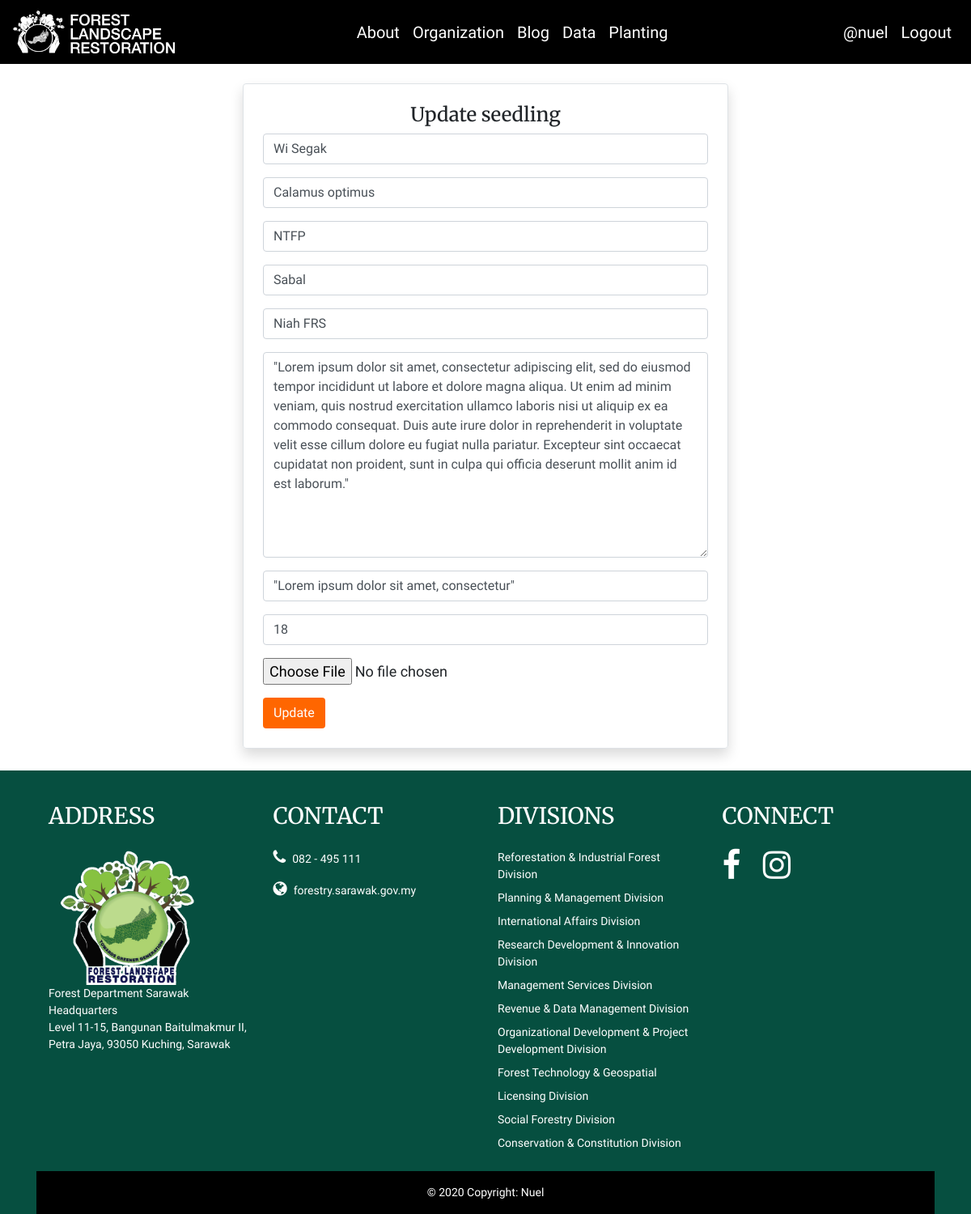
The app's page /data/seedling_update/4/ (signed in) with its own data.
### dms/models.py (models this page shows, shortened)
class Seedling(models.Model):
	date_input = models.DateTimeField(auto_now_add=True)
	local_name = models.CharField(max_length=100)
	scientific_name = models.CharField(max_length=100)
	category = models.CharField(max_length=100)
	origin = models.CharField(max_length=100)
	nursery = models.CharField(max_length=100)
	remarks = models.CharField(max_length=200)
	description = models.TextField()
	quantity = models.IntegerField()
	seedling_img = models.ImageField('Seedling Image', null=True, blank=True, upload_to='seedling_img/')
	class Meta:
		ordering = ['-date_input']

### dms/views.py (the view)
# urls.py: path('seedling_update/<int:pk>/', SeedlingUpdateView.as_view(), name='seedling_update'),
class SeedlingUpdateView(UpdateView):
	model = Seedling
	template_name = 'dms/seedling_update.html'
	form_class = UpdateSeedlingForm

### dms/templates/dms/seedling_update.html (shortened to what this page needs)
{% extends 'base.html' %}
{% block content %}
{% if user.is_authenticated %}
	{% if user.is_staff %}
		<div class="custom-div mt-4 border shadow rounded p-4">
			<h4 class="text-center">Update seedling</h4>
			<form method="POST">
				{{ form.as_p }}
				<button class="btn btn-custom">Update</button>
			</form>
		</div>
	{% endif %}
{% else %}
<div class="custom-div">
	<p>You are not authorized</p>
</div>
{% endif %}
{% endblock %}

### flrweb/templates/base.html (shortened to what this page needs)
{% load static %}
<!DOCTYPE html>
<html lang="en">
<head>
	<link rel="stylesheet" href="https://stackpath.bootstrapcdn.com/bootstrap/4.4.1/css/bootstrap.min.css">
	<link rel="stylesheet" href="https://cdnjs.cloudflare.com/ajax/libs/font-awesome/4.7.0/css/font-awesome.min.css">
	<link rel="stylesheet" type="text/css" href="{% static 'css/main.css' %}">
</head>
<body>
	<nav class="navbar navbar-expand-lg navbar-custom">
		<a class="navbar-brand" id="navbar-name" href="{% url 'home' %}">
			<img class="navbar-logo-img" src="{% static 'img/flr_logo_white.png' %}">
		</a>
		<div class="collapse navbar-collapse" id="navbarNav">
			<ul class="navbar-nav ml-auto">
				<li class="nav-item">
					<a class="nav-link" href="{% url 'about' %}">About</a>
				</li>
				<li class="nav-item">
					<a class="nav-link" href="{% url 'organization' %}">Organization</a>
				</li>
				<li>
					<a class="nav-link" href="{% url 'post_index' %}">Blog</a>
				</li>
				<li>
					<a class="nav-link" href="{% url 'seedling_overview' %}">Data</a>
				</li>
				<li>
					<a class="nav-link" href="{% url 'planting_home' %}">Planting</a>
				</li>
			</ul>
			<ul class="navbar-nav ml-auto">
				{% if user.is_authenticated %}
					<li class="nav-item">
						<a class="nav-link" href="{% url 'user_profile' %}">@{{ user.username }}</a>
					</li>
					<li class="nav-item">
						<a class="nav-link" href="{% url 'logout' %}">Logout</a>
					</li>
				{% endif %}
			</ul>
		</div>
	</nav>
	<div class="min-vh-100">
		{% block content %}{% endblock %}
		<br>
	</div>
	<footer class="page-footer font-small">
		<div class="container pt-4">
		  	<div class="container text-center text-md-left">
			    <div class="row">
				     <div class="col-md-3 mx-auto">
				        <h3 class="text-uppercase mt-3 mb-4">ADDRESS</h3>
				        <ul class="list-unstyled">
					        <img src="{% static 'img/flr_logo_day.png' %}" width="200">
					        <br>
					        <p>Forest Department Sarawak Headquarters<br>Level 11-15, Bangunan Baitulmakmur II, Petra Jaya, 93050 Kuching, Sarawak</p>
				        </ul>
				     </div>
				    <div class="col-md-3 mx-auto">
				        <h3 class="text-uppercase mt-3 mb-4">Contact</h3>
				        <ul class="list-unstyled">
							<p><i class="fa fa-phone pr-2"></i>082 - 495 111</p>
							<i class="fa fa-globe pr-2"></i><a class="list-unstyled" href="https://forestry.sarawak.gov.my/" target="_blank">forestry.sarawak.gov.my</a>
				        </ul>
				    </div>
				    <div class="col-md-3 mx-auto">
				        <h3 class="text-uppercase mt-3 mb-4">Divisions</h3>
				        <ul class="list-unstyled">
				        	<li class="pb-2">
				            	<a href="https://forestry.sarawak.gov.my/modules/web/pages.php?mod=staffcontact&sub=agency&site=15&staff_name=&loc=3520#" target="_blank">Reforestation & Industrial Forest Division</a>
				          	</li>
				          	<li class="pb-2">
				            	<a href="https://forestry.sarawak.gov.my/modules/web/pages.php?mod=staffcontact&sub=agency&site=15&staff_name=&loc=3521" target="_blank">Planning & Management Division</a>
				          	</li>
				          	<li class="pb-2">
				            	<a href="https://forestry.sarawak.gov.my/modules/web/pages.php?mod=staffcontact&sub=agency&site=15&staff_name=&loc=3523" target="_blank">International Affairs Division</a>
				          	</li>
				          	<li class="pb-2">
				            	<a href="https://forestry.sarawak.gov.my/modules/web/pages.php?mod=staffcontact&sub=agency&site=15&staff_name=&loc=3524" target="_blank">Research Development & Innovation Division</a>
				          	</li>
				          	<li class="pb-2">
				            	<a href="https://forestry.sarawak.gov.my/modules/web/pages.php?mod=staffcontact&sub=agency&site=15&staff_name=&loc=3524" target="_blank">Management Services Division</a>
				          	</li>
				          	<li class="pb-2">
				            	<a href="https://forestry.sarawak.gov.my/modules/web/pages.php?mod=staffcontact&sub=agency&site=15&staff_name=&loc=3529" target="_blank">Revenue & Data Management Division</a>
				          	</li>
				          	<li class="pb-2">
				            	<a href="https://forestry.sarawak.gov.my/modules/web/pages.php?mod=staffcontact&sub=agency&site=15&staff_name=&loc=3525" target="_blank">Organizational Development & Project Development Division</a>
				          	</li>
				          	<li class="pb-2">
				            	<a href="https://forestry.sarawak.gov.my/modules/web/pages.php?mod=staffcontact&sub=agency&site=15&staff_name=&loc=3539" target="_blank">Forest Technology & Geospatial</a>
				          	</li>
				          	<li class="pb-2">
				            	<a href="https://forestry.sarawak.gov.my/modules/web/pages.php?mod=staffcontact&sub=agency&site=15&staff_name=&loc=3534" target="_blank">Licensing Division</a>
				          	</li>
				          	<li class="pb-2">
				            	<a href="https://forestry.sarawak.gov.my/modules/web/pages.php?mod=staffcontact&sub=agency&site=15&staff_name=&loc=3535" target="_blank">Social Forestry Division</a>
				          	</li>
				          	<li class="pb-2">
				            	<a href="https://forestry.sarawak.gov.my/modules/web/pages.php?mod=staffcontact&sub=agency&site=15&staff_name=&loc=3538" target="_blank">Conservation & Constitution Division</a>
				          	</li>
				        </ul>
				    </div>
				    <div class="col-md-3 mx-auto">
					    <h3 class="text-uppercase mt-3 mb-4">CONNECT</h3>
					    <ul class=" list-unstyled">
					        <a class="fa fa-facebook pr-4" href="#"></a>
							<a class="fa fa-instagram" href="#"></a>
					    </ul>
				    </div>
			    </div>
		  	</div>
		  	<div class="footer-copyright text-center py-3">© 2020 Copyright: Nuel</div>
		</div>
	</footer>
</body>
</html>

### flrweb/static/css/main.css (style rules this page uses)
@media screen and (min-width: 600px) { .custom-div { margin: auto; width: 50%; } }
body { font-family: 'Work Sans', Sans-Serif; font-size: 18px; }
h1, h2, h3, h4, h5, h6 { font-family: 'Merriweather', Serif; }
nav { color: #fff; font-size: 20px; }
nav a { color: #fff; }
footer a { color: #fff; }
.navbar-custom { background-color: #000; }
.navbar-logo-img { width: 200px; }
.btn-custom { background-color: #ff6600; color: #fff; }
.page-footer { background-color: #064f40; color: #fff; font-size: 14px; }
.fa-phone { font-size: 20px; }
.fa-globe { font-size: 20px; }
.fa-facebook { font-size: 40px; }
.fa-instagram { font-size: 40px; }
.footer-copyright { background-color: #000; }

### records on screen
Seedling: local_name "Wi Segak", scientific_name "Calamus optimus", category "NTFP", origin "Sabal", nursery "Niah FRS", description "\"Lorem ipsum dolor sit amet, consectetur adipiscing elit, sed do eiusmod tempor incididunt ut labore et dolore magna aliqua. Ut enim ad minim veniam, quis nostrud exercitation ullamco laboris nisi ut aliquip ex ea commodo consequat. Duis aute irure dolor in reprehenderit in voluptate velit esse cillum dolore eu fugiat nulla pariatur. Excepteur sint occaecat cupidatat non proident, sunt in culpa qui officia deserunt mollit anim id est laborum.\"", remarks "\"Lorem ipsum dolor sit amet, consectetur\"", quantity "18"

### other values on screen
{{ user.username }} "nuel"
